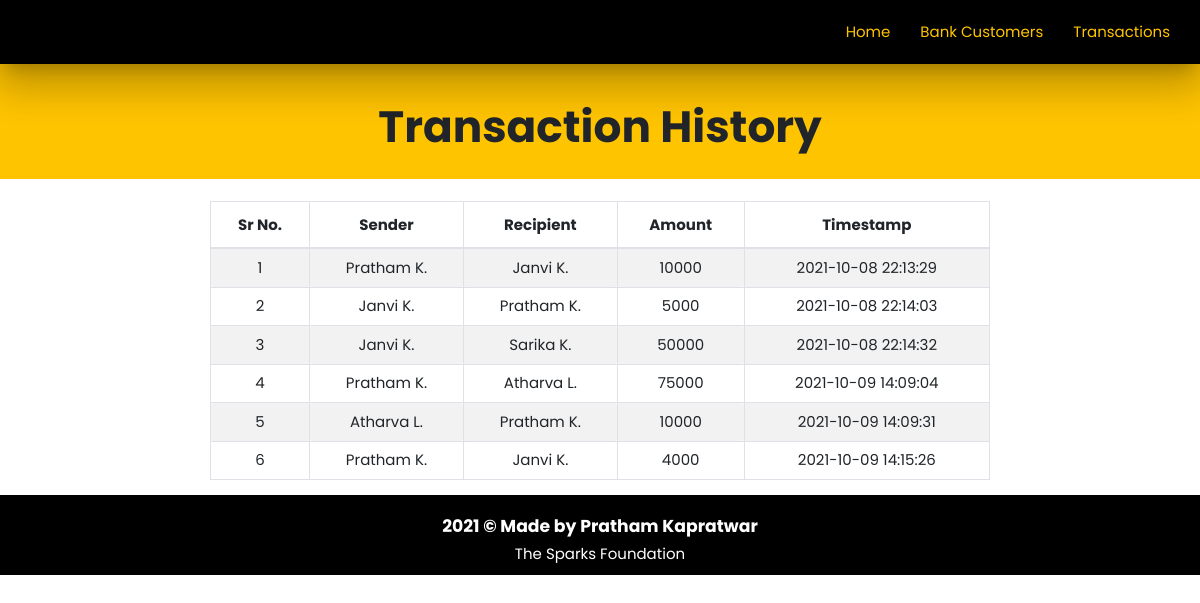
The app's page /php/transactionhistory.php with its own data.
### tables this page shows
CREATE TABLE `transaction` (
  `sr_no` int(3) NOT NULL,
  `sender` text NOT NULL,
  `receiver` text NOT NULL,
  `balance` int(10) NOT NULL,
  `date_time` datetime NOT NULL DEFAULT current_timestamp()
);

### php/transactionhistory.php (the view, shortened to what this page needs)
<!DOCTYPE html>
<html lang="en">
<head>
    <link rel="stylesheet" href="https://maxcdn.bootstrapcdn.com/bootstrap/4.0.0/css/bootstrap.min.css">
    <link rel="stylesheet" href="../css/style.css">
    <link rel="stylesheet" href="https://cdnjs.cloudflare.com/ajax/libs/materialize/1.0.0/css/materialize.min.css">
</head>
<body>
    <?php
    include './navbar.php';
    ?>
    <div class="center mt-0 #ffab00 amber accent-3">
        <h3><b></span>Transaction History</b></h3>
    </div>
    <div class="container" >
        <br>
        <div class="container-fluid table-responsive-sm" >
            <table class="table table-hover table-striped table-condensed table-bordered">
                <thead>
                    <tr>
                        <th class="text-center">Sr No.</th>
                        <th class="text-center">Sender</th>
                        <th class="text-center">Recipient</th>
                        <th class="text-center">Amount</th>
                        <th class="text-center">Timestamp</th>
                    </tr>
                </thead>
                <tbody>
                    <?php
                    include './connection.php';
                    $sql = "SELECT * from transaction";
                    $query = mysqli_query($conn, $sql);
                    while ($rows = mysqli_fetch_assoc($query)) {
                    ?>
                        <tr>
                            <td class="center py-2"><?php echo $rows['sr_no']; ?></td>
                            <td class="center py-2"><?php echo $rows['sender']; ?></td>
                            <td class="center py-2"><?php echo $rows['receiver']; ?></td>
                            <td class="center py-2"><?php echo $rows['balance']; ?> </td>
                            <td class="center py-2"><?php echo $rows['date_time']; ?> </td>
                        <?php
                    }
                        ?>
                </tbody>
            </table>
        </div>
    </div>
    <footer class="center footer">
        <h6 class="info"><b>2021 © Made by Pratham Kapratwar</b></h6>
        The Sparks Foundation
    </footer>
</body>
</html>

### php/navbar.php (shortened to what this page needs)
<!doctype html>
<html lang="en">
<head>
</head>
<body>
  <nav>
    <div class="container-fluid nav-wrapper black z-depth-5">
      <ul id="nav-mobile" class="right hide-on-med-and-down">
        <li><a href="../index.php">Home</a></li>
        <li><a href="transfermoney.php">Bank Customers</a></li>
        <li><a href="transactionhistory.php">Transactions</a></li>
      </ul>
    </div>
  </nav>
</body>
</html>

### css/style.css (style rules this page uses)
body { font-family: Poppins; margin: 0; }
.footer { color: white; background: rgb(0, 0, 0); margin-bottom: 0; bottom: 0; padding: 10px; }
.info { font-weight: 500; }

### php/transactionhistory.php (style rules this page uses)
.mt-0 { padding: 10px; top: 0; }
* { font-family: Poppins; }

### php/navbar.php (style rules this page uses)
a:link { color: #ffc400; }

### records on screen
transaction: sr_no "1", sender "Pratham K.", receiver "Janvi K.", balance "10000", date_time "2021-10-08 22:13:29"
transaction: sr_no "2", sender "Janvi K.", receiver "Pratham K.", balance "5000", date_time "2021-10-08 22:14:03"
transaction: sr_no "3", sender "Janvi K.", receiver "Sarika K.", balance "50000", date_time "2021-10-08 22:14:32"
transaction: sr_no "4", sender "Pratham K.", receiver "Atharva L.", balance "75000", date_time "2021-10-09 14:09:04"
transaction: sr_no "5", sender "Atharva L.", receiver "Pratham K.", balance "10000", date_time "2021-10-09 14:09:31"
transaction: sr_no "6", sender "Pratham K.", receiver "Janvi K.", balance "4000", date_time "2021-10-09 14:15:26"
